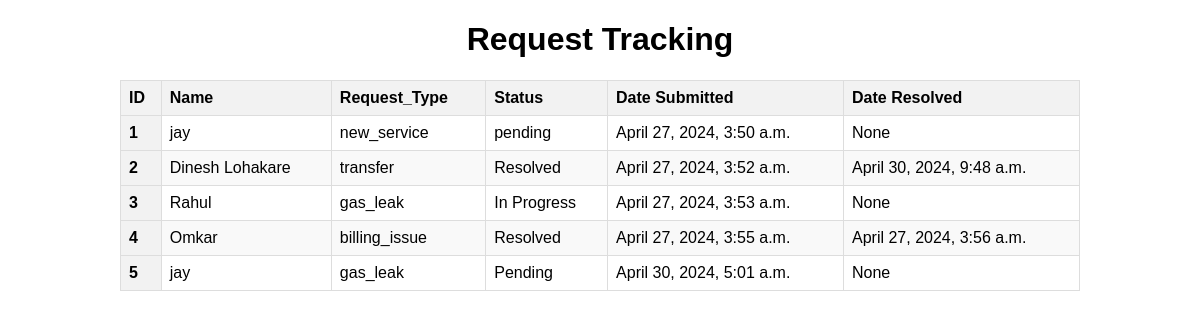
Page /status/ on the earlier database version.
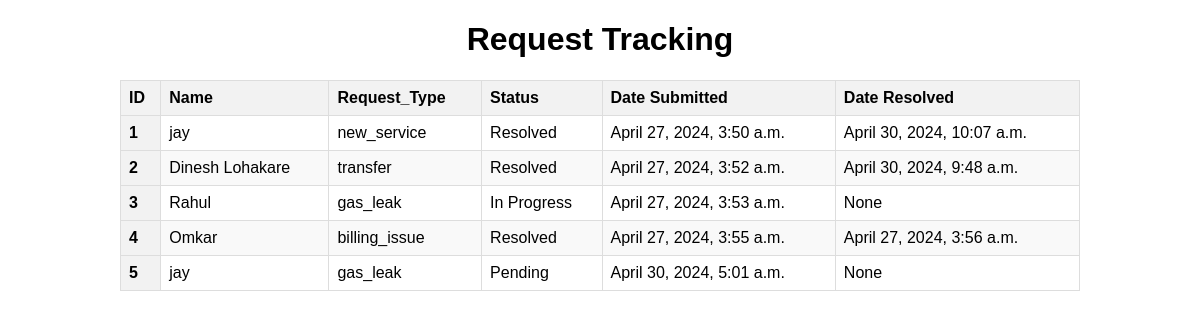
Same page on the later database version.
### service/models.py (models this page shows, shortened)
class service_request(models.Model):
    STATUS_CHOICES = [
        ('pending', 'pending'),
        ('In Progress', 'In Progress'),
        ('Resolved', 'Resolved'),
    ]
    name = models.CharField(max_length=50)
    address = models.CharField(max_length=100)
    phone= models.CharField(max_length=10)
    request_type=models.CharField(max_length=100)
    details=models.TextField(max_length=200)
    attachment=models.FileField(upload_to='attachment/', blank=True, null=True )
    submit=models.DateTimeField(auto_now_add=True)
    resolved_at = models.DateTimeField(null=True, blank=True)
    status = models.CharField(max_length=20, choices=STATUS_CHOICES, default='Pending')

### service/views.py (the view)
# urls.py: path('status/',views.status,name='status'),
def status(request):
    info = service_request.objects.all()
    dict1 = {'information': info}
    return render(request, 'status.html', dict1)

### templates/status.html (shortened to what this page needs)
{% load static %}
<!DOCTYPE html>
<html lang="en">
<head>
    <link rel="stylesheet" href="{% static 'css/tracking.css' %}">
</head>
<body>
    <h1>Request Tracking</h1>
    <table>
        <thead>
            <tr>
                <th>ID</th>
                <th> Name </th>
                <th> Request_Type </th>
                <th>Status</th>
                <th>Date Submitted</th>
                <th>Date Resolved</th>
            </tr>
        </thead>
        <tbody>
            {% for x in information  %}
            <tr>
                <th scope="row">{{ forloop.counter }}</th>
                <td>{{ x.name }}</td>
                <td>{{ x.request_type }} </td>
                <td>{{ x.status }}</td>
                <td> {{ x.submit }} </td>
                <td> {{ x.resolved_at }} </td>
            </tr>
            {% endfor %}
        </tbody>
    </table>
</body>
</html>

Differences in the rows shown:
changed service_request "new_service": status "pending" → "Resolved"; resolved_at "None" → "April 30, 2024, 10:07 a.m."
